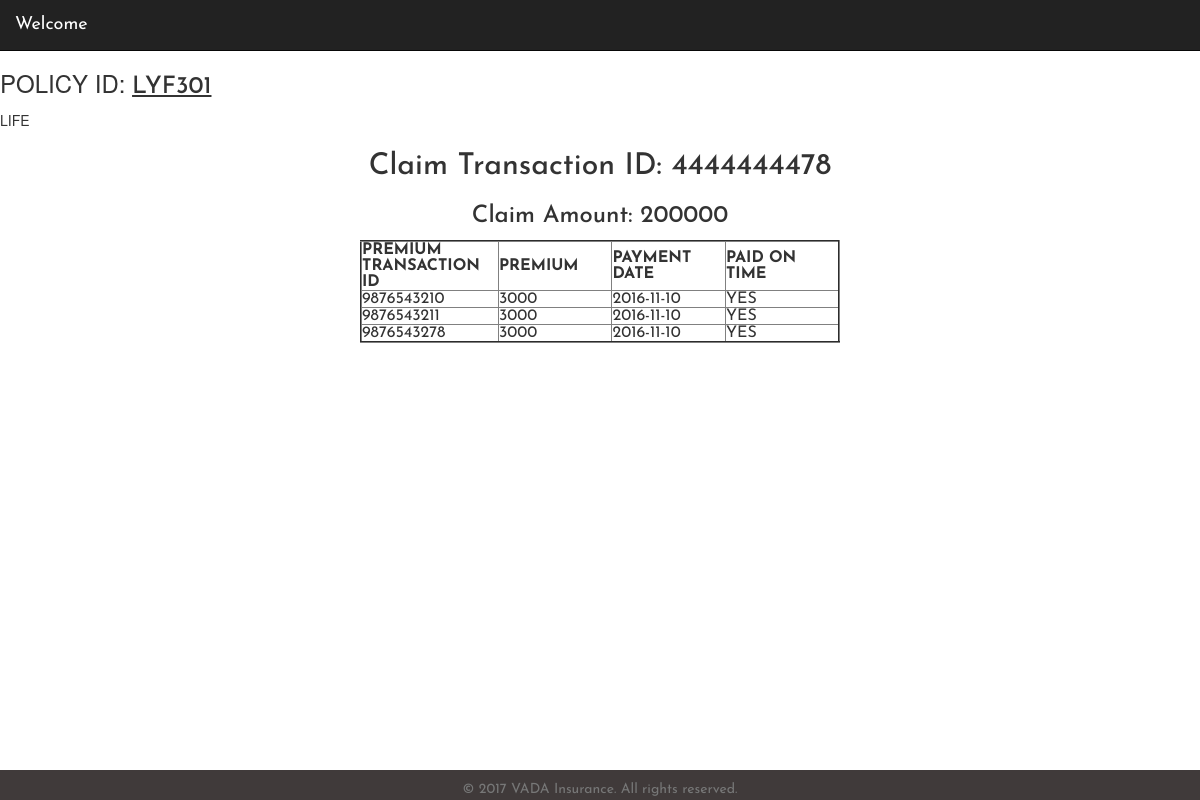
Screenshot of /view_claim.php?ids=LYF301&query4_1s=LIFE (signed in) with the database file from the repository.
### tables this page shows
CREATE TABLE IF NOT EXISTS `policy_lyf` (
  `POLICY_ID` varchar(6) NOT NULL,
  `POLICY_NAME` varchar(15) NOT NULL,
  `PREMIUM` int(8) NOT NULL,
  `LIABILITY_AMOUNT` int(8) NOT NULL,
  `COVERAGE_PERIOD` int(3) NOT NULL
);

CREATE TABLE IF NOT EXISTS `claim_policy_id_lyf` (
  `CLAIM_TR_ID` varchar(10) NOT NULL,
  `POLICY_ID_LYF` varchar(6) NOT NULL,
  `CUSTOMER_ID` int(4) NOT NULL,
  `POLICY_NAME` varchar(15) NOT NULL
);

CREATE TABLE IF NOT EXISTS `claim` (
  `CLAIM_TR_ID` varchar(10) NOT NULL,
  `AMOUNT_OF_CLAIM` text NOT NULL,
  `CLAIM_STATUS` varchar(15) NOT NULL,
  `DATE_OF_CLAIM` date NOT NULL
);

CREATE TABLE IF NOT EXISTS `premium_tr_policy_lyf` (
  `PREMIUM_TR_ID` varchar(10) NOT NULL,
  `POLICY_LYF_ID` varchar(6) NOT NULL,
  `POLICY_NAME` text NOT NULL,
  `CUSTOMER_ID` varchar(6) NOT NULL
);

CREATE TABLE IF NOT EXISTS `premium` (
  `PREMIUM_TR_ID` varchar(10) NOT NULL,
  `PAYMENT_DATE` date NOT NULL,
  `DUE_DATE` date NOT NULL
);

CREATE TABLE IF NOT EXISTS `premium_paid` (
  `PREMIUM_TR_ID` varchar(10) NOT NULL,
  `PAID_ON_TIME` text NOT NULL
);

### src/clone_cust_session.php (called while the page is built, shortened)
<?php
if(!isset($_SESSION['cid']))
{
	echo "Not a session";
}
else
{
	$temp_cid = (int)$_SESSION['cid'];
}
?>

### src/view_claim.php (the view, shortened to what this page needs)
<html>
<head> <meta name="viewport" content="width=device-width, initial-scale=1, shrink-to-fit=no">
</head>
<body>
<nav class="navbar navbar-inverse navbar-fixed-top">
<div class="container-fluid">
  <div class="navbar-header">
	<a class="navbar-brand" href="#">Welcome</a>
  </div>
</nav>
<div style="height: 50px"></div>
<h3>POLICY ID:
<?php
$a=$_REQUEST['ids'];
echo "<u>$a</u>";
?> </h3>
<?php
include("clone_cust_session.php");
$url=parse_url(getenv("CLEARDB_DATABASE_URL"));    $server = $url["host"];   $username = $url["user"];   $password1 = $url["pass"];   $db = substr($url["path"],1);   $con= mysqli_connect($server, $username, $password1) or die("Problem with connection...");
mysqli_select_db($con,$db) or die(mysqli_error($con));
echo "<table width=\"40%\" align=center border=2>";
echo "<tr><th width=\"20%\" align= center \">PREMIUM TRANSACTION ID</th>
<th width=\"20%\" align= center \">PREMIUM</th>
<th width=\"20%\" align= center \">PAYMENT DATE</th>
<th width=\"20%\" align= center \">PAID ON TIME</th></tr>";
$pname = mysqli_fetch_assoc(mysqli_query($con, "SELECT POLICY_NAME FROM POLICY_LYF WHERE POLICY_ID='$a'"))['POLICY_NAME'];
$query1 = mysqli_query($con, "SELECT PREMIUM_TR_ID FROM PREMIUM_TR_POLICY_LYF WHERE POLICY_LYF_ID='$a' AND POLICY_NAME='$pname'");
$query3 = mysqli_fetch_assoc(mysqli_query($con, "SELECT CLAIM_TR_ID FROM CLAIM_POLICY_ID_LYF WHERE POLICY_ID_LYF='$a' AND POLICY_NAME='$pname' AND CUSTOMER_ID=$temp_cid"))['CLAIM_TR_ID'];
$query4 = mysqli_fetch_assoc(mysqli_query($con, "SELECT AMOUNT_OF_CLAIM FROM CLAIM WHERE CLAIM_TR_ID=$query3"))['AMOUNT_OF_CLAIM'];
echo "<h2><center> Claim Transaction ID: $query3 </center></h2>";
echo "<h3><center> Claim Amount: $query4 </center></h3>";
while($row1=mysqli_fetch_assoc($query1))
{
$tr=$row1['PREMIUM_TR_ID'];
$b=$_REQUEST['query4_1s'];
$query1_1 = mysqli_fetch_assoc(mysqli_query($con, "SELECT PREMIUM FROM POLICY_LYF WHERE POLICY_ID='$a' AND POLICY_NAME='$b'"))['PREMIUM'];
$query1_2 = mysqli_fetch_assoc(mysqli_query($con, "SELECT PAYMENT_DATE FROM PREMIUM WHERE PREMIUM_TR_ID=$tr"))['PAYMENT_DATE'];
$query1_3 = mysqli_fetch_assoc(mysqli_query($con, "SELECT PAID_ON_TIME FROM PREMIUM_PAID WHERE PREMIUM_TR_ID=$tr"))['PAID_ON_TIME'];
echo "<tr><td>$tr</td><td>$query1_1</td><td>$query1_2</td><td>$query1_3</td></tr>";
}
?>
</table>
<?php      include('footer.php');     ?>
</body>
</html>

### src/view_claim.php (style rules this page uses)
* { font-family: 'Josefin Sans', sans-serif; }
body { background-color:#FFFFCC; }

### rows the page displays
policy_lyf: POLICY_NAME.CLAIM_TR_ID "4444444478", POLICY_NAME.AMOUNT_OF_CLAIM "200000"
premium_tr_policy_lyf: PREMIUM_TR_ID "9876543210", POLICY_LYF_ID.PREMIUM "3000", PREMIUM_TR_ID.PAYMENT_DATE "2016-11-10", PREMIUM_TR_ID.PAID_ON_TIME "YES"
premium_tr_policy_lyf: PREMIUM_TR_ID "9876543211", POLICY_LYF_ID.PREMIUM "3000", PREMIUM_TR_ID.PAYMENT_DATE "2016-11-10", PREMIUM_TR_ID.PAID_ON_TIME "YES"
premium_tr_policy_lyf: PREMIUM_TR_ID "9876543278", POLICY_LYF_ID.PREMIUM "3000", PREMIUM_TR_ID.PAYMENT_DATE "2016-11-10", PREMIUM_TR_ID.PAID_ON_TIME "YES"

### other values shown
$a "LYF301"
